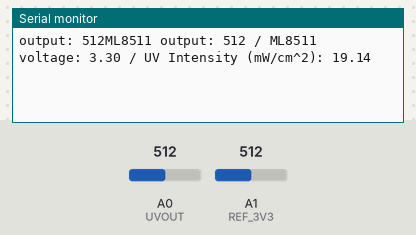
The sketch below on a simulated Arduino Uno, built with avr-gcc and run on an emulated ATmega328P. Shown: the last lines printed to the serial monitor. The inputs (shaded band) are chosen by the test bench; at power-on: A1 (REF_3V3) = 512, A0 (UVOUT) = 512.

Above: at 1.2 s.
1.3 s: A1 (REF_3V3) set to 0
At 3.5 s:
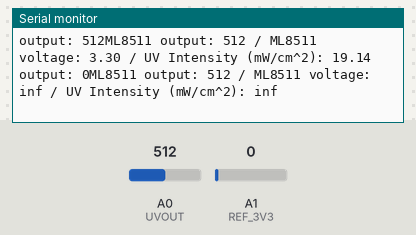
4.3 s: A0 (UVOUT) set to 0
At 6.7 s:
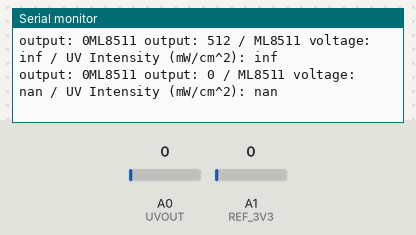
7.3 s: A0 (UVOUT) set to 122
At 8.6 s:
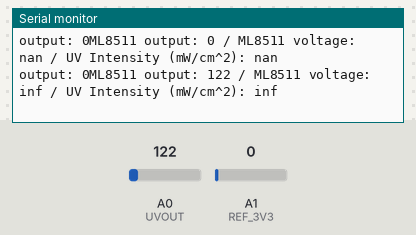
8.8 s: A1 (REF_3V3) set to 122
At 11.0 s:
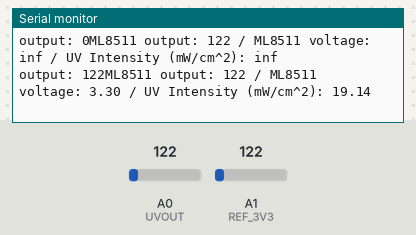

Measured:
- after the input at 1.3 s, the serial monitor: prints a new line after 0.73 s (image 1)
- after the input at 4.3 s, the serial monitor: prints a new line after 1.8 s (image 2)
- after the input at 7.3 s, the serial monitor: prints a new line after 0.78 s (image 3)
- after the input at 8.8 s, the serial monitor: prints a new line after 1.3 s (image 4)

The sketch:

uv.ino
```cpp
#define UVOUT A0
#define REF_3V3 A1

void setup()
{
  Serial.begin(9600);

  pinMode(UVOUT, INPUT);
  pinMode(REF_3V3, INPUT);
}

void loop()
{
  int uvLevel = averageAnalogRead(UVOUT);
  int refLevel = averageAnalogRead(REF_3V3);

  //Use the 3.3V power pin as a reference to get a very accurate output value from sensor
  float outputVoltage = 3.3 / refLevel * uvLevel;

  float uvIntensity = mapfloat(outputVoltage, 0.99, 2.8, 0.0, 15.0); //Convert the voltage to a UV intensity level

  Serial.print("output: ");
  Serial.print(refLevel);

  Serial.print("ML8511 output: ");
  Serial.print(uvLevel);

  Serial.print(" / ML8511 voltage: ");
  Serial.print(outputVoltage);

  Serial.print(" / UV Intensity (mW/cm^2): ");
  Serial.print(uvIntensity);

  Serial.println();

  delay(2000);
}

int averageAnalogRead(int pinToRead)
{
  byte numberOfReadings = 8;
  unsigned int runningValue = 0;

  for(int x = 0 ; x < numberOfReadings ; x++)
    runningValue += analogRead(pinToRead);
  runningValue /= numberOfReadings;

  return(runningValue);
}

float mapfloat(float x, float in_min, float in_max, float out_min, float out_max)
{
  return (x - in_min) * (out_max - out_min) / (in_max - in_min) + out_min;
}
```
